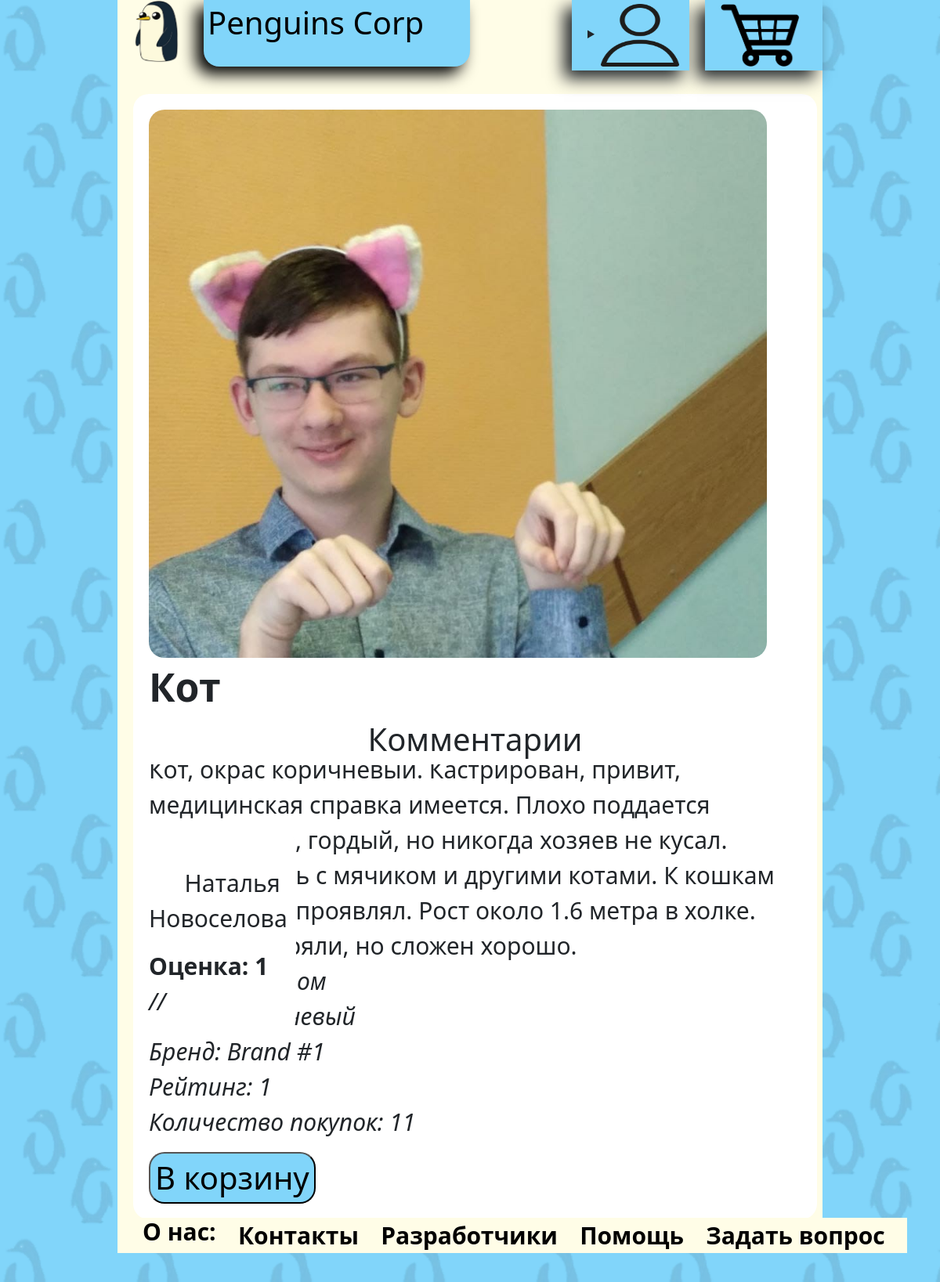
Screenshot of /product/10 with the database file from the repository.
### data/products.py (models this page shows)
class Products(SqlAlchemyBase, UserMixin):
    __tablename__ = 'products'
    id = sqlalchemy.Column(sqlalchemy.Integer,
                           primary_key=True, autoincrement=True)
    title = sqlalchemy.Column(sqlalchemy.String, nullable=True)
    category = sqlalchemy.Column(sqlalchemy.Integer, sqlalchemy.ForeignKey("category.id"))
    color = sqlalchemy.Column(sqlalchemy.Integer, sqlalchemy.ForeignKey("colors.id"), nullable=True)
    shop = sqlalchemy.Column(sqlalchemy.Integer, sqlalchemy.ForeignKey("shops.id"), nullable=True)
    price = sqlalchemy.Column(sqlalchemy.Integer, nullable=True)
    about = sqlalchemy.Column(sqlalchemy.String, nullable=True)
    rating = sqlalchemy.Column(sqlalchemy.Integer, nullable=True)
    count = sqlalchemy.Column(sqlalchemy.Integer, nullable=True)
    image = sqlalchemy.Column(sqlalchemy.String, nullable=True)
    shops = orm.relation('Shops', back_populates='products')
    categories = orm.relation("Category",
                              secondary="products_to_category",
                              backref="products")
    colors = orm.relation("Colors",
                          secondary="products_to_colors",
                          backref="products")
    comments = orm.relation('Comments', back_populates='products')

### data/category.py (models this page shows)
class Category(SqlAlchemyBase, UserMixin):
    __tablename__ = 'category'
    id = sqlalchemy.Column(sqlalchemy.Integer, primary_key=True,
                           autoincrement=True)
    name = sqlalchemy.Column(sqlalchemy.String, nullable=True)

### data/shops.py (models this page shows)
class Shops(SqlAlchemyBase, UserMixin):
    __tablename__ = 'shops'
    id = sqlalchemy.Column(sqlalchemy.Integer,
                           primary_key=True, autoincrement=True)
    title = sqlalchemy.Column(sqlalchemy.String, nullable=True)
    email = sqlalchemy.Column(sqlalchemy.String,
                              index=True, unique=True, nullable=True)
    user = sqlalchemy.Column(sqlalchemy.Integer, sqlalchemy.ForeignKey("users.id"), nullable=True)
    products = orm.relation('Products', back_populates='shops')
    users = orm.relation('Users', back_populates='shops', lazy='subquery')

### data/users.py (models this page shows, shortened)
class Users(SqlAlchemyBase, UserMixin):
    __tablename__ = 'users'
    id = sqlalchemy.Column(sqlalchemy.Integer,
                           primary_key=True, autoincrement=True)
    surname = sqlalchemy.Column(sqlalchemy.String, nullable=True)
    name = sqlalchemy.Column(sqlalchemy.String, nullable=True)
    birthday = sqlalchemy.Column(sqlalchemy.Date, nullable=True)
    email = sqlalchemy.Column(sqlalchemy.String,
                              index=True, unique=True, nullable=True)
    hashed_password = sqlalchemy.Column(sqlalchemy.String, nullable=True)
    confirmed = sqlalchemy.Column(sqlalchemy.Boolean, nullable=True)
    basket_id = sqlalchemy.Column(sqlalchemy.Integer, sqlalchemy.ForeignKey("baskets.id"), nullable=True)
    comments = orm.relation('Comments', back_populates='users')
    baskets = orm.relation("Baskets", back_populates='users')
    shops = orm.relation('Shops', back_populates='users', lazy='subquery')

### data/comments.py (models this page shows)
class Comments(SqlAlchemyBase, UserMixin):
    __tablename__ = 'comments'
    id = sqlalchemy.Column(sqlalchemy.Integer,
                           primary_key=True, autoincrement=True)
    rating = sqlalchemy.Column(sqlalchemy.Integer, nullable=True)
    text = sqlalchemy.Column(sqlalchemy.String, nullable=True)
    author = sqlalchemy.Column(sqlalchemy.Integer, sqlalchemy.ForeignKey("users.id"), nullable=True)
    product_id = sqlalchemy.Column(sqlalchemy.Integer, sqlalchemy.ForeignKey("products.id"))
    image = sqlalchemy.Column(sqlalchemy.String, nullable=True)
    products = orm.relation('Products', back_populates='comments')
    users = orm.relation('Users', back_populates='comments')

### data/product_api.py (the view, shortened to what this page needs)
@blueprint.route('/product/<int:id>', methods=["GET", "POST"])
def product(id):
    colors = db_sess.query(Colors)
    categories = db_sess.query(Category)
    shops = db_sess.query(Shops)
    product = db_sess.query(Products).filter(Products.id == id).first()
    comments = db_sess.query(Comments).filter(Comments.product_id == id).all()
    users = db_sess.query(Users)
    db_sess.commit()
    if current_user.is_authenticated:
        flag = current_user.id in list(map(lambda x: users.filter(Users.id == x.author).first().id, comments))
    else:
        flag = True
    return render_template('product.html', title=product.title.capitalize(),
                           product=product, categories=categories, shops=shops,
                           colors=colors, Category=Category, Shops=Shops, Colors=Colors,
                           comments=comments, Comments=Comments, users=users, Users=Users,
                           current_user=current_user, flag=flag)

### templates/product.html (shortened to what this page needs)
{% extends "base.html" %}
{% block content %}
    <div class="product">
        <img src="{{product.image}}">
        <p><b>{{product.title.capitalize()}}</b>
        <br>Цена: {{product.price}} р
        <br>{{product.about}}
        <br><i>Категория: {{categories.filter(Category.id == product.category).first().name}}
        <br>Цвет: {{colors.filter(Colors.id == product.color).first().name}}
        <br>Бренд: {{shops.filter(Shops.id == product.shop).first().title}}
        <br>Рейтинг: {{product.rating}}
        <br>Количество покупок: {{product.count}}</i></p>
        <form action="" method="post">
            <input type="submit" value="В корзину" class="product-btn"/>
        </form>
    </div>
    <div class="comment"><h1 align="center">Комментарии</h1></div>
    <div class="comment-text">
        {% set a = 0 %}
        <div class="wrap-comment">
            {% for i in comments %}
                <div class="block-comment">
                    {% set author = users.filter(Users.id == i.author).first() %}
                    <p align="right"><br>{{ author.name }} {{ author.surname }}</p>
                    <p><b>Оценка: {{ i.rating }}</b>
                        <br><i>{{ i.text }}</i></p>
                </div>
                {% set a = a + 1 %}
            {% endfor %}
        </div>
    </div>
{% endblock %}

### static/css/style.css (style rules this page uses)
.product { background: #ffffff; position: absolute; top: 120px; left: 20px; width: 97%; border-radius: 20px; padding: 20px; }
.product p { font-size: 30px; }
.product b { font-size: 50px; }
.product img { height: 700px; max-width: 800px; border-radius: 20px; }
.product img { float: left; }
.product-btn, .product-btn:visited, .product-btn:hover, .product-btn:link { border-radius: 20px; background: #81d5fa; font-size: 40px; }
.comment { top: 920px; background: #ffffff; }
.comment-text { top: 1060px; }
.comment, .comment-text { position: absolute; left: 20px; width: 97%; border-radius: 20px; }
.wrap-comment { margin: 0 -15px; }
.block-comment { width: 23%; float: left; margin: 0 15px; background: #ffffff; border-radius: 20px; text-decoration: none; }
.comment-text p { font-size: 30px; padding: 0 20px; }
body, html { height: 100vh; margin: 0; width: 100vw; }

### rows the page displays
Products: image (picture), title "Кот", about "Кот, окрас коричневый. Кастрирован, привит, медицинская справка имеется. Плохо поддается дрессировке, гордый, но никогда хозяев не кусал. Любит играть с мячиком и другими котами. К кошкам интереса не проявлял. Рост около 1.6 метра в холке. Вес не измеряли, но сложен хорошо.", filter "дом", filter "Brand #1", rating "1", count "11"
Comments: rating "1", text "//"
Users: name "Наталья", surname "Новоселова"
